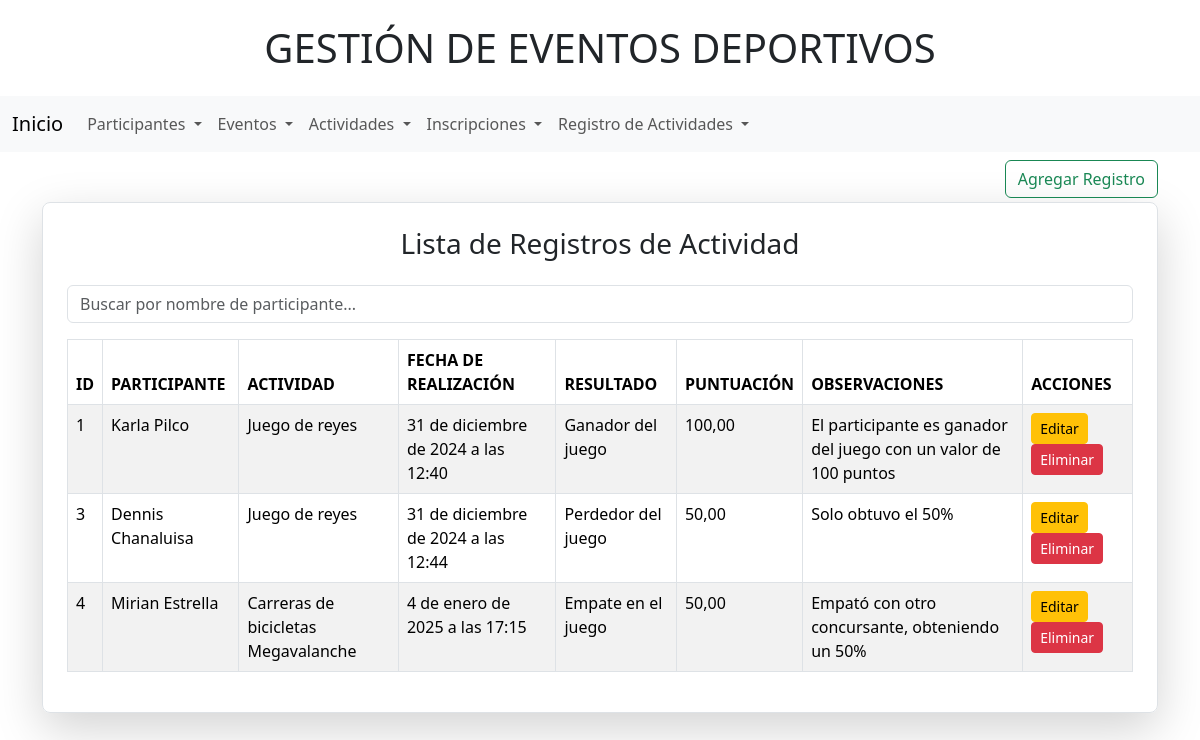
The app's page /listadoRegistro/ with its own data.
### Aplicaciones/Gestiones/models.py (models this page shows, shortened)
class RegistroActividad(models.Model):
    id = models.AutoField(primary_key=True)
    participante = models.ForeignKey(Participante, on_delete=models.CASCADE, related_name="registros_actividades")
    actividad = models.ForeignKey(Actividad, on_delete=models.CASCADE, related_name="registros_actividades")
    resultado = models.TextField(blank=True, null=True)
    puntuacion = models.DecimalField(max_digits=5, decimal_places=2, blank=True, null=True)
    observaciones = models.TextField(blank=True, null=True)
    fecha_realizacion = models.DateTimeField()
    class Meta:
        unique_together = ('participante', 'actividad')

class Participante(models.Model):
    id = models.AutoField(primary_key=True)
    nombre = models.CharField(max_length=100)
    apellido = models.CharField(max_length=100)
    email = models.EmailField(unique=True)
    telefono = models.CharField(max_length=15, blank=True, null=True)
    fecha_nacimiento = models.DateField(blank=True, null=True)
    direccion = models.TextField(blank=True, null=True)

class Actividad(models.Model):
    id = models.AutoField(primary_key=True)
    nombre = models.CharField(max_length=200)
    descripcion = models.TextField()
    duracion = models.DurationField()
    evento = models.ForeignKey(Evento, on_delete=models.CASCADE, related_name="actividades")
    nivel_dificultad = models.CharField(max_length=50, choices=[('Facil', 'Fácil'), ('Intermedio', 'Intermedio'), ('Avanzado', 'Avanzado')])
    equipo_necesario = models.TextField()

### Aplicaciones/Gestiones/views.py (the view)
# urls.py: path('listadoRegistro/', views.listadoRegistrosActividad),  # Listado de registros de actividad
def listadoRegistrosActividad(request):
    registros = RegistroActividad.objects.all()
    return render(request, 'listadoRegistro.html', {'registros': registros})

### Aplicaciones/Gestiones/templates/listadoRegistro.html (shortened to what this page needs)
{% extends "./plantilla.html" %}
{% block contenido %}
<div class="container mt-2">
    <div class="card-body text-end">
        <a href="/nuevoRegistro/" class="btn btn-outline-success mb-1">Agregar Registro</a>
    </div>
    <div class="border p-4 rounded-3 shadow-lg">
        <h3 class="mb-4 text-center">Lista de Registros de Actividad</h3>
        <div class="mb-3">
            <input type="text" id="searchInput" class="form-control" placeholder="Buscar por nombre de participante..." onkeyup="filterTable()">
        </div>
        <table class="table table-bordered table-striped table-hover" id="registrosTable">
            <thead>
                <tr>
                    <th>ID</th>
                    <th>PARTICIPANTE</th>
                    <th>ACTIVIDAD</th>
                    <th>FECHA DE REALIZACIÓN</th>
                    <th>RESULTADO</th>
                    <th>PUNTUACIÓN</th>
                    <th>OBSERVACIONES</th>
                    <th>ACCIONES</th>
                </tr>
            </thead>
            <tbody>
                {% for registro in registros %}
                    <tr>
                        <td>{{ registro.id }}</td>
                        <td>{{ registro.participante.nombre }} {{ registro.participante.apellido }}</td>
                        <td>{{ registro.actividad.nombre }}</td>
                        <td>{{ registro.fecha_realizacion }}</td>
                        <td>{{ registro.resultado }}</td>
                        <td>{{ registro.puntuacion }}</td>
                        <td>{{ registro.observaciones }}</td>
                        <td>
                            <a href="/editarRegistroActividad/{{ registro.id }}" class="btn btn-warning btn-sm me-2">Editar</a>
                            <a href="/eliminarRegistro/{{ registro.id }}" class="btn btn-danger btn-sm">Eliminar</a>
                        </td>
                    </tr>
                {% endfor %}
            </tbody>
        </table>
    </div>
</div>
{% endblock %}

### records on screen
RegistroActividad: id "1", participante.nombre "Karla", participante.apellido "Pilco", actividad.nombre "Juego de reyes", fecha_realizacion "31 de diciembre de 2024 a las 12:40", resultado "Ganador del juego", puntuacion "100,00", observaciones "El participante es ganador del juego con un valor de 100 puntos"
RegistroActividad: id "3", participante.nombre "Dennis", participante.apellido "Chanaluisa", actividad.nombre "Juego de reyes", fecha_realizacion "31 de diciembre de 2024 a las 12:44", resultado "Perdedor del juego", puntuacion "50,00", observaciones "Solo obtuvo el 50%"
RegistroActividad: id "4", participante.nombre "Mirian", participante.apellido "Estrella", actividad.nombre "Carreras de bicicletas Megavalanche", fecha_realizacion "4 de enero de 2025 a las 17:15", resultado "Empate en el juego", puntuacion "50,00", observaciones "Empató con otro concursante, obteniendo un 50%"
